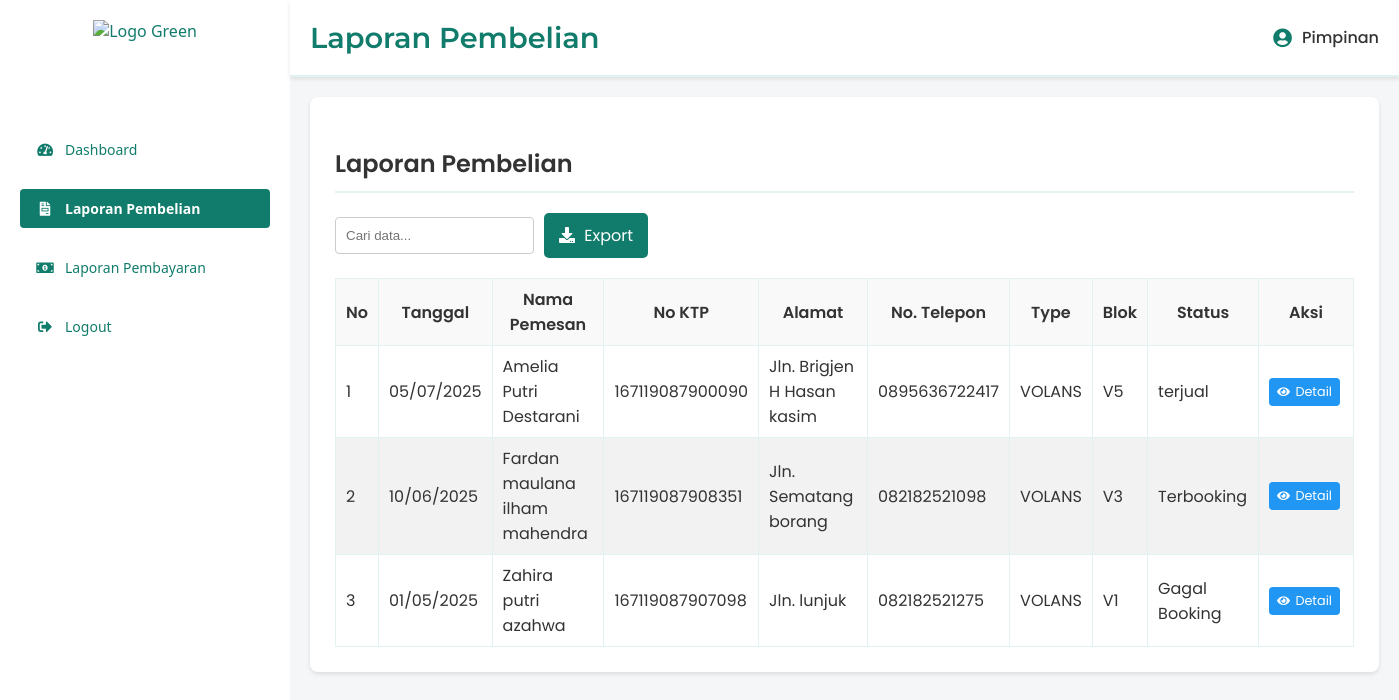
Page /laporan_pembelian.php on the committed database.
### tables this page shows
CREATE TABLE `tb_pembelian` (
  `id_pembelian` varchar(100) NOT NULL,
  `tanggal_pembelian` date NOT NULL,
  `nama_pembeli` varchar(50) NOT NULL,
  `type_rumah` varchar(30) NOT NULL,
  `blok_rumah` varchar(5) NOT NULL,
  `id_unit` int(11) UNSIGNED DEFAULT NULL,
  `status_pembelian` enum('Terbooking','Gagal Booking','terjual') NOT NULL,
  `id_rumah` int(11) UNSIGNED DEFAULT NULL,
  `no_ktp` varchar(20) DEFAULT NULL,
  `alamat` text DEFAULT NULL,
  `telepon` varchar(15) DEFAULT NULL
);

### Laporan_pembelian.php (the view, shortened to what this page needs)
<?php
$host = "localhost";
$username = "root";
$password = "";
$database = "db_perumahan";
$conn = new mysqli($host, $username, $password, $database);
$search_term = "";
$sql_where = "";
$sql = "SELECT id_pembelian, tanggal_pembelian, nama_pembeli, no_ktp, alamat, telepon, type_rumah, blok_rumah, status_pembelian
        FROM tb_pembelian
        $sql_where
        ORDER BY tanggal_pembelian DESC";
$result = $conn->query($sql);
?>
<!DOCTYPE html>
<html lang="en">
<head>
    <link href="https://cdnjs.cloudflare.com/ajax/libs/font-awesome/5.15.3/css/all.min.css" rel="stylesheet"/>
</head>
<body>
    <div class="admin-container">
        <aside class="sidebar">
            <div class="sidebar-header" style="justify-content: center;">
                <img src="gambar/Logo_Green.png" alt="Logo Green" class="logo">
            </div>
            <nav class="sidebar-nav">
                <ul>
                    <li><a href="Dashboard_pimpinan.php"><i class="fas fa-tachometer-alt"></i> <span>Dashboard</span></a></li>
                    <li><a href="laporan_pembelian.php" class="active"><i class="fas fa-file-invoice"></i> <span>Laporan Pembelian</span></a></li>
                    <li><a href="laporan_pembayaran.php"><i class="fas fa-money-bill-alt"></i> <span>Laporan Pembayaran</span></a></li>
                    <li class="logout"><a href="logout_pimpinan.php"><i class="fas fa-sign-out-alt"></i> <span>Logout</span></a></li>
                </ul>
            </nav>
        </aside>
        <main class="main-content">
            <header class="main-header">
                <h2>Laporan Pembelian</h2>
                <div class="admin-info">
                    <i class="fas fa-user-circle"></i>
                    <span>Pimpinan</span>
                </div>
            </header>
            <div class="content-area">
                <div class="report-container">
                    <h3 class="report-title">Laporan Pembelian</h3>
                    <div class="report-options">
                        <div class="search-section">
                            <form method="get" action="">
                                <input type="text" id="search-laporan" name="search" placeholder="Cari data..." value="<?php echo htmlspecialchars($search_term); ?>">
                            </form>
                            <a href="export_pembelian.php" class="export-button"><i class="fas fa-download"></i> Export</a>
                        </div>
                    </div>
                    <table class="report-table">
                        <thead>
                            <tr>
                                <th>No</th>
                                <th>Tanggal</th>
                                <th>Nama Pemesan</th>
                                <th>No KTP</th>
                                <th>Alamat</th>
                                <th>No. Telepon</th>
                                <th>Type</th>
                                <th>Blok</th>
                                <th>Status</th>
                                <th>Aksi</th>
                            </tr>
                        </thead>
                        <tbody>
                            <?php
                            if ($result->num_rows > 0) {
                                $no = 1;
                                while ($row = $result->fetch_assoc()) {
                                    $tanggal_pembelian = date('d/m/Y', strtotime($row["tanggal_pembelian"]));
                                    echo "<tr>";
                                    echo "<td>" . $no++ . "</td>";
                                    echo "<td>" . htmlspecialchars($tanggal_pembelian) . "</td>";
                                    echo "<td>" . htmlspecialchars($row["nama_pembeli"]) . "</td>";
                                    echo "<td>" . htmlspecialchars($row["no_ktp"]) . "</td>";
                                    echo "<td>" . htmlspecialchars($row["alamat"]) . "</td>";
                                    echo "<td>" . htmlspecialchars($row["telepon"]) . "</td>";
                                    echo "<td>" . htmlspecialchars($row["type_rumah"]) . "</td>";
                                    echo "<td>" . htmlspecialchars($row["blok_rumah"]) . "</td>";
                                    echo "<td>" . htmlspecialchars($row["status_pembelian"]) . "</td>";
                                    echo "<td class='action-buttons'>";
                                    echo "<a href='detail_laporan_pembelian.php?id=" . htmlspecialchars($row["id_pembelian"]) . "' class='detail-button'><i class='fas fa-eye'></i> Detail</a>";
                                    echo "</td>";
                                    echo "</tr>";
                                }
                            } else {
                                echo "<tr><td colspan='10'>Tidak ada data pembelian.</td></tr>";
                            }
                            ?>
                        </tbody>
                    </table>
                </div>
            </div>
        </main>
    </div>
</body>
</html>

### Laporan_pembelian.php (style rules this page uses)
body { margin: 0; font-family: 'Segoe UI', sans-serif; background-color: #f4f6f8; display: flex; min-height: 100vh; }
.admin-container { display: flex; flex: 1; min-height: 100vh; }
.sidebar { background-color: #fff; color: #117c6b; width: 250px; padding: 20px; display: flex; flex-direction: column; box-shadow: 2px 0 5px rgba(0, 0, 0, 0.1); }
.sidebar-header { display: flex; align-items: center; justify-content: center; margin-bottom: 30px; }
.sidebar-header .logo { height: 80px; }
.sidebar-nav ul { list-style: none; padding: 0; margin: 0; }
.sidebar-nav ul li a { display: flex; align-items: center; color: #117c6b; text-decoration: none; padding: 10px 15px; margin-bottom: 20px; border-radius: 4px; font-size: 14px; font-weight: 500; transition: background-color 0.3s ease; }
.sidebar-nav ul li a i { margin-right: 10px; width: 20px; text-align: center; }
.sidebar-nav ul li.logout { margin-top: auto; }
.sidebar-nav ul li.logout a { background-color: transparent; color: #117c6b; }
.sidebar-nav ul li a.active { background-color: #117c6b; color: white; font-weight: 600; }
.main-content { flex: 1; background-color: #f4f6f8; display: flex; flex-direction: column; }
.main-header { background-color: #fff; color: #117c6b; padding: 20px; border-bottom: 2px solid #e0f2f1; display: flex; justify-content: space-between; align-items: center; box-shadow: 0 2px 4px rgba(0, 0, 0, 0.1); }
.main-header h2 { margin: 0; font-size: 1.8em; font-family: 'Montserrat', sans-serif; font-weight: 600; }
.admin-info { display: flex; align-items: center; }
.admin-info i { margin-right: 10px; font-size: 1.2em; color: #117c6b; }
.admin-info span { font-weight: 500; color: #333; font-family: 'Poppins', sans-serif; }
.content-area { padding: 20px; flex: 1; font-family: 'Poppins', sans-serif; color: #333; }
.report-container { background-color: #fff; padding: 25px; border-radius: 8px; box-shadow: 0 2px 4px rgba(0, 0, 0, 0.1); }
.report-title { font-size: 1.5em; color: #333; margin-bottom: 20px; font-weight: 600; border-bottom: 2px solid #e0f2f1; padding-bottom: 10px; }
.report-options { display: flex; align-items: center; gap: 15px; margin-bottom: 20px; justify-content: space-between; }
.search-section { display: flex; align-items: center; gap: 10px; }
.search-section input[type="text"] { padding: 10px; border: 1px solid #ccc; border-radius: 4px; }
.export-button { background-color: #117c6b; color: white; border: none; padding: 10px 15px; border-radius: 5px; cursor: pointer; font-size: 1em; transition: background-color 0.3s ease; text-decoration: none; }
.export-button i { margin-right: 5px; }
.report-table { width: 100%; border-collapse: collapse; margin-top: 20px; border: 1px solid #e0f2f1; }
.report-table th, .report-table td { border: 1px solid #e0f2f1; padding: 8px 10px; text-align: left; }
.report-table th { background-color: #f9f9f9; font-weight: 600; color: #333; text-align: center; }
.report-table tbody tr:nth-child(even) { background-color: #f2f2f2; }
.action-buttons { white-space: nowrap; text-align: center; }
.action-buttons a { display: inline-block; margin-right: 3px; padding: 5px 8px; border-radius: 4px; text-decoration: none; font-size: 0.8em; }
.detail-button { background-color: #2196F3; color: white; }
.action-buttons i { margin-right: 2px; font-size: 0.9em; }

### rows in the picture
tb_pembelian: tanggal_pembelian "05/07/2025", nama_pembeli "Amelia Putri Destarani", no_ktp "167119087900090", alamat "Jln. Brigjen H Hasan kasim", telepon "0895636722417", type_rumah "VOLANS", blok_rumah "V5", status_pembelian "terjual"
tb_pembelian: tanggal_pembelian "10/06/2025", nama_pembeli "Fardan maulana ilham mahendra", no_ktp "167119087908351", alamat "Jln. Sematang borang", telepon "082182521098", type_rumah "VOLANS", blok_rumah "V3", status_pembelian "Terbooking"
tb_pembelian: tanggal_pembelian "01/05/2025", nama_pembeli "Zahira putri azahwa", no_ktp "167119087907098", alamat "Jln. lunjuk", telepon "082182521275", type_rumah "VOLANS", blok_rumah "V1", status_pembelian "Gagal Booking"
